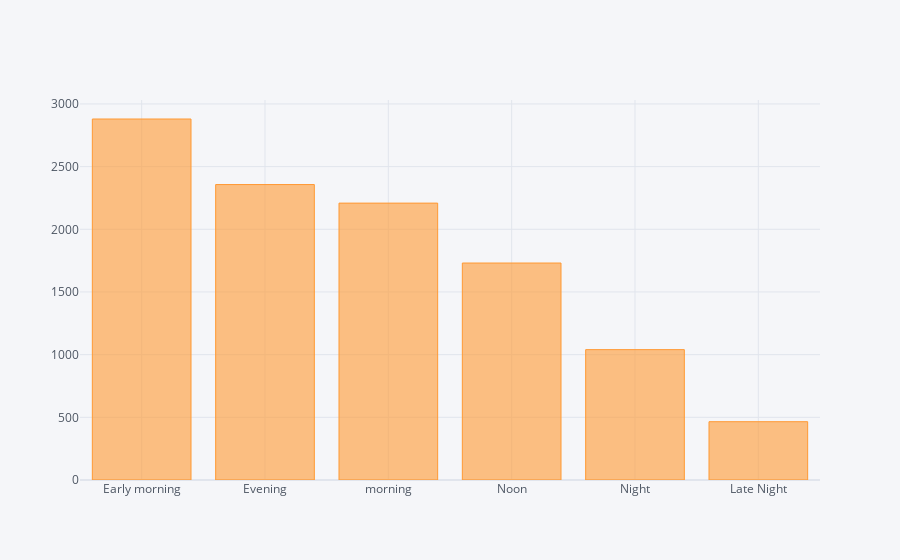

Source (notebook cell):
### Code cell
data['Dep_Time_hour'].apply(flight_dep_time).value_counts().iplot(kind = 'bar')

### Figure 1 — Plotly figure (JSON) as saved in the notebook; plotly's stock layout.template omitted (floating-point values rounded to 4 significant figures)
{"data": [{"marker": {"color": "rgba(255, 153, 51, 0.6)", "line": {"color": "rgba(255, 153, 51, 1.0)", "width": 1}}, "name": "count", "orientation": "v", "text": "", "type": "bar", "x": ["Early morning", "Evening", "morning", "Noon", "Night", "Late Night"], "y": [2880, 2357, 2209, 1731, 1040, 465]}], "layout": {"autosize": true, "legend": {"bgcolor": "#F5F6F9", "font": {"color": "#4D5663"}}, "paper_bgcolor": "#F5F6F9", "plot_bgcolor": "#F5F6F9", "title": {"font": {"color": "#4D5663"}}, "xaxis": {"autorange": true, "gridcolor": "#E1E5ED", "range": [-0.5, 5.5], "showgrid": true, "tickfont": {"color": "#4D5663"}, "title": {"font": {"color": "#4D5663"}, "text": ""}, "type": "category", "zerolinecolor": "#E1E5ED"}, "yaxis": {"autorange": true, "gridcolor": "#E1E5ED", "range": [0, 3032.0], "showgrid": true, "tickfont": {"color": "#4D5663"}, "title": {"font": {"color": "#4D5663"}, "text": ""}, "type": "linear", "zerolinecolor": "#E1E5ED"}}}
